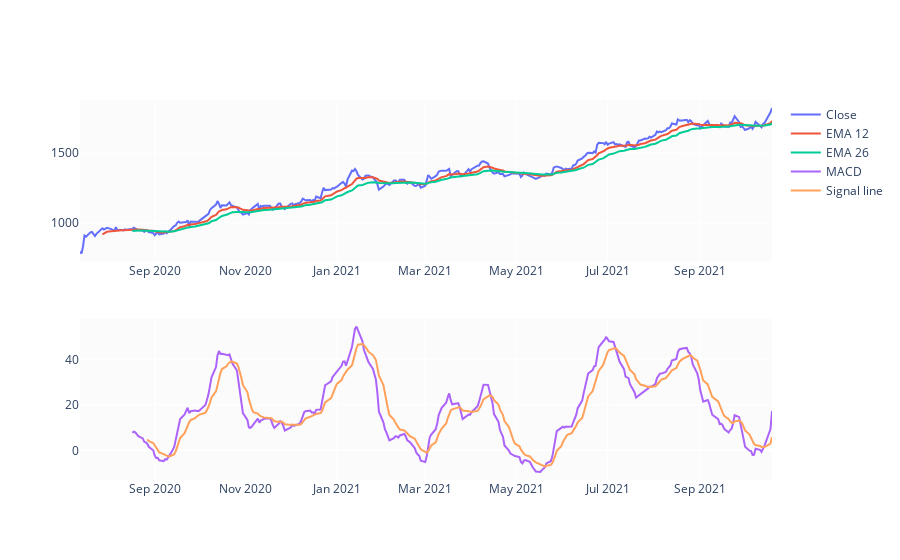

Here is the notebook cell this chart was saved with:
### Code cell
EMA_12 = pd.Series(df['Close'].ewm(span=12, min_periods=12).mean())
EMA_26 = pd.Series(df['Close'].ewm(span=26, min_periods=26).mean())
df['MACD'] = pd.Series(EMA_12 - EMA_26)
df['MACD_signal'] = pd.Series(df.MACD.ewm(span=9, min_periods=9).mean())

fig = make_subplots(rows=2, cols=1)
fig.add_trace(go.Scatter(x=df.Date, y=df.Close, name='Close'), row=1, col=1)
fig.add_trace(go.Scatter(x=df.Date, y=EMA_12, name='EMA 12'), row=1, col=1)
fig.add_trace(go.Scatter(x=df.Date, y=EMA_26, name='EMA 26'), row=1, col=1)
fig.add_trace(go.Scatter(x=df.Date, y=df['MACD'], name='MACD'), row=2, col=1)
fig.add_trace(go.Scatter(x=df.Date, y=df['MACD_signal'], name='Signal line'), row=2, col=1)
fig.show()

### Figure 1 — Plotly figure (JSON) as saved in the notebook; plotly's stock layout.template omitted (floating-point values rounded to 4 significant figures; data arrays with more than 128 entries replaced by an {"elided": "..."} marker saying what was removed)
{"data": [{"name": "Close", "type": "scatter", "x": {"elided": "317 str values"}, "xaxis": "x", "y": {"elided": "317 float values"}, "yaxis": "y"}, {"name": "EMA 12", "type": "scatter", "x": {"elided": "317 str values"}, "xaxis": "x", "y": {"elided": "317 float values"}, "yaxis": "y"}, {"name": "EMA 26", "type": "scatter", "x": {"elided": "317 str values"}, "xaxis": "x", "y": {"elided": "317 float values"}, "yaxis": "y"}, {"name": "MACD", "type": "scatter", "x": {"elided": "317 str values"}, "xaxis": "x2", "y": {"elided": "317 float values"}, "yaxis": "y2"}, {"name": "Signal line", "type": "scatter", "x": {"elided": "317 str values"}, "xaxis": "x2", "y": {"elided": "317 float values"}, "yaxis": "y2"}], "layout": {"xaxis": {"anchor": "y", "domain": [0, 1]}, "xaxis2": {"anchor": "y2", "domain": [0, 1]}, "yaxis": {"anchor": "x", "domain": [0.575, 1]}, "yaxis2": {"anchor": "x2", "domain": [0, 0.425]}}}
